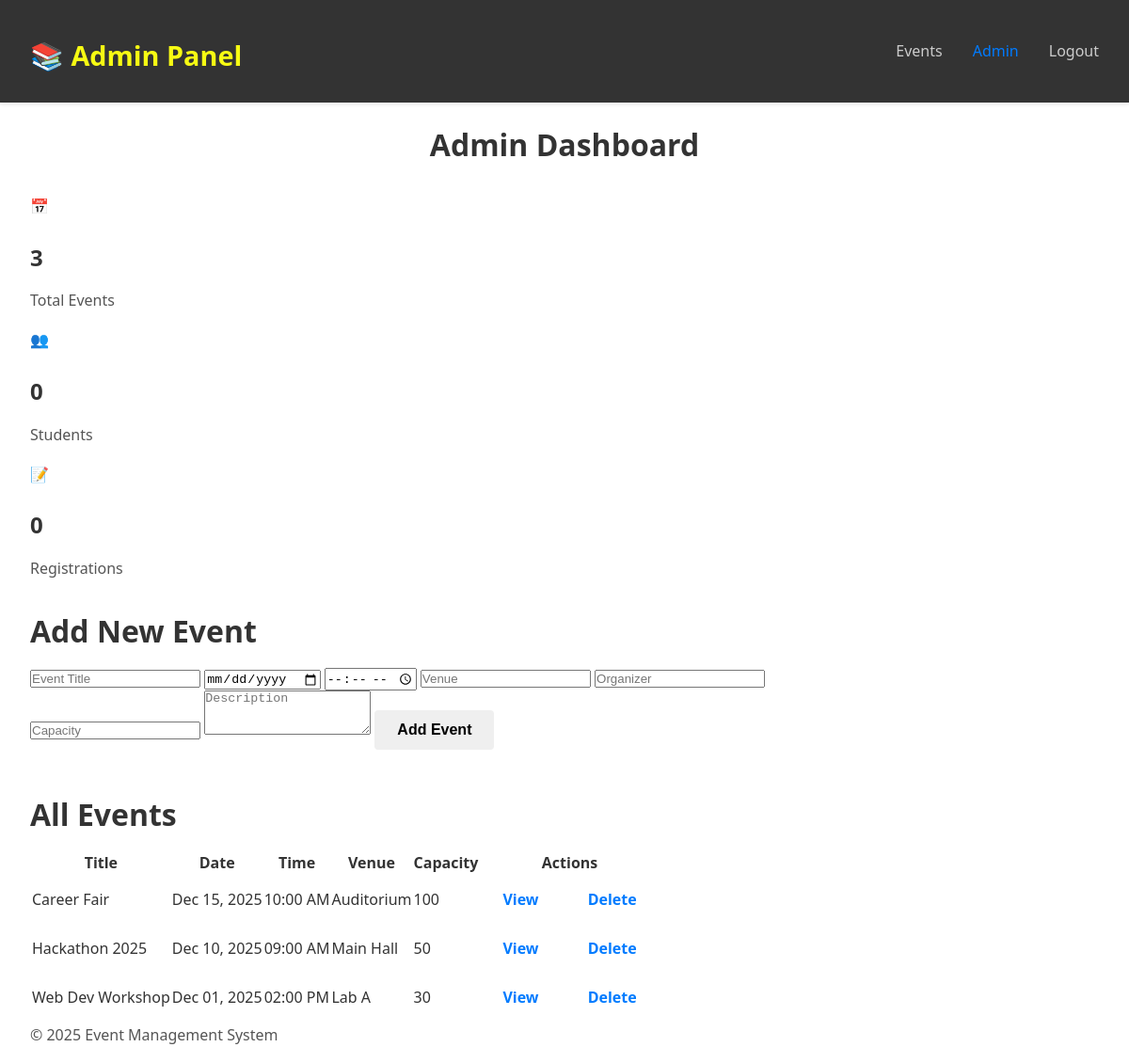
/admin.php (signed in), run on the app's committed database.
### tables this page shows
CREATE TABLE events (
    id INT PRIMARY KEY AUTO_INCREMENT,
    title VARCHAR(150) NOT NULL,
    date DATE NOT NULL,
    time TIME NOT NULL,
    venue VARCHAR(200) NOT NULL,
    description TEXT,
    organizer VARCHAR(100) NOT NULL,
    capacity INT DEFAULT 50
);

### admin.php (the view, shortened to what this page needs)
<?php
require_once 'config.php';
$events = $conn->query("SELECT * FROM events ORDER BY date DESC")->fetchAll();
$total_events = $conn->query("SELECT COUNT(*) FROM events")->fetchColumn();
$total_users = $conn->query("SELECT COUNT(*) FROM users WHERE role='student'")->fetchColumn();
$total_regs = $conn->query("SELECT COUNT(*) FROM registrations")->fetchColumn();
?>
<!DOCTYPE html>
<html lang="en">
<head>
    <link rel="stylesheet" href="style.css">
</head>
<body>
    <nav class="navbar">
        <div class="container">
            <h2 class="logo">📚 Admin Panel</h2>
            <ul class="nav-links">
                <li><a href="events.php">Events</a></li>
                <li><a href="admin.php" class="active">Admin</a></li>
                <li><a href="logout.php">Logout</a></li>
            </ul>
        </div>
    </nav>
    <section class="events-section">
        <div class="container">
            <h2 style="text-align: center;">Admin Dashboard</h2>
            <div class="feature-grid" style="margin: 2rem 0;">
                <div class="feature-box">
                    <div class="icon">📅</div>
                    <h3><?php echo $total_events; ?></h3>
                    <p>Total Events</p>
                </div>
                <div class="feature-box">
                    <div class="icon">👥</div>
                    <h3><?php echo $total_users; ?></h3>
                    <p>Students</p>
                </div>
                <div class="feature-box">
                    <div class="icon">📝</div>
                    <h3><?php echo $total_regs; ?></h3>
                    <p>Registrations</p>
                </div>
            </div>
            <form method="POST" style="max-width: 800px;">
                <h2>Add New Event</h2>
                <input type="text" name="title" placeholder="Event Title" required>
                <input type="date" name="date" required>
                <input type="time" name="time" required>
                <input type="text" name="venue" placeholder="Venue" required>
                <input type="text" name="organizer" placeholder="Organizer" required>
                <input type="number" name="capacity" placeholder="Capacity" min="1" required>
                <textarea name="description" placeholder="Description" rows="3" required></textarea>
                <button type="submit" name="add_event" class="btn">Add Event</button>
            </form>
            <div style="margin-top: 3rem;">
                <h2>All Events</h2>
                <table>
                    <thead>
                        <tr>
                            <th>Title</th>
                            <th>Date</th>
                            <th>Time</th>
                            <th>Venue</th>
                            <th>Capacity</th>
                            <th>Actions</th>
                        </tr>
                    </thead>
                    <tbody>
                        <?php foreach($events as $event): ?>
                        <tr>
                            <td><?php echo htmlspecialchars($event['title']); ?></td>
                            <td><?php echo date('M d, Y', strtotime($event['date'])); ?></td>
                            <td><?php echo date('h:i A', strtotime($event['time'])); ?></td>
                            <td><?php echo htmlspecialchars($event['venue']); ?></td>
                            <td><?php echo $event['capacity']; ?></td>
                            <td>
                                <a href="view_participants.php?id=<?php echo $event['id']; ?>" class="btn">View</a>
                                <a href="admin.php?delete=<?php echo $event['id']; ?>"
                                   class="btn btn-delete"
                                   onclick="return confirmDelete()">Delete</a>
                            </td>
                        </tr>
                        <?php endforeach; ?>
                    </tbody>
                </table>
            </div>
        </div>
    </section>
    <footer>
        <div class="container">
            <p>&copy; 2025 Event Management System</p>
        </div>
    </footer>
</body>
</html>

### style.css (style rules this page uses)
* { margin: 0; padding: 0; box-sizing: border-box; }
body { font-family: 'Segoe UI', Tahoma, Geneva, Verdana, sans-serif; line-height: 1.6; color: #333; background-color: #ffffff; overflow-x: hidden; min-height: 100vh; display: flex; flex-direction: column; }
html { scroll-behavior: smooth; }
h1, h2, h3, h4, h5, h6 { font-weight: 600; color: #333; margin-top: 1.5rem; margin-bottom: 1rem; }
h2 { font-size: 2rem; line-height: 1.3; }
h3 { font-size: 1.5rem; line-height: 1.4; }
p { margin-bottom: 1rem; line-height: 1.7; color: #555; }
a { color: #007bff; text-decoration: none; transition: color 0.3s ease; }
.btn { display: inline-block; padding: 0.75rem 1.5rem; text-decoration: none; border-radius: 4px; transition: all 0.3s ease; border: none; cursor: pointer; font-size: 1rem; font-weight: 600; }
.container { max-width: 1200px; margin: 0 auto; padding: 0 2rem; }
.navbar { background-color: #333; color: white; padding: 1rem 0; position: sticky; top: 0; z-index: 100; box-shadow: 0 2px 4px rgba(0, 0, 0, 0.1); }
.navbar .container { display: flex; justify-content: space-between; align-items: center; }
.logo { display: flex; align-items: center; gap: 0.5rem; font-size: 1.8rem; font-weight: bold; color: #f7fb13; }
.nav-links { display: flex; list-style: none; gap: 2rem; margin: 0; padding: 0; }
.nav-links a { color: #ccc; text-decoration: none; transition: color 0.3s ease; font-size: 1rem; }
.nav-links a:hover, .nav-links a.active { color: #007bff; }

### data on the page
events: title "Career Fair", date "Dec 15, 2025", time "10:00 AM", venue "Auditorium", capacity "100"
events: title "Hackathon 2025", date "Dec 10, 2025", time "09:00 AM", venue "Main Hall", capacity "50"
events: title "Web Dev Workshop", date "Dec 01, 2025", time "02:00 PM", venue "Lab A", capacity "30"

### other printed values
$total_events "3"
$total_users "0"
$total_regs "0"
